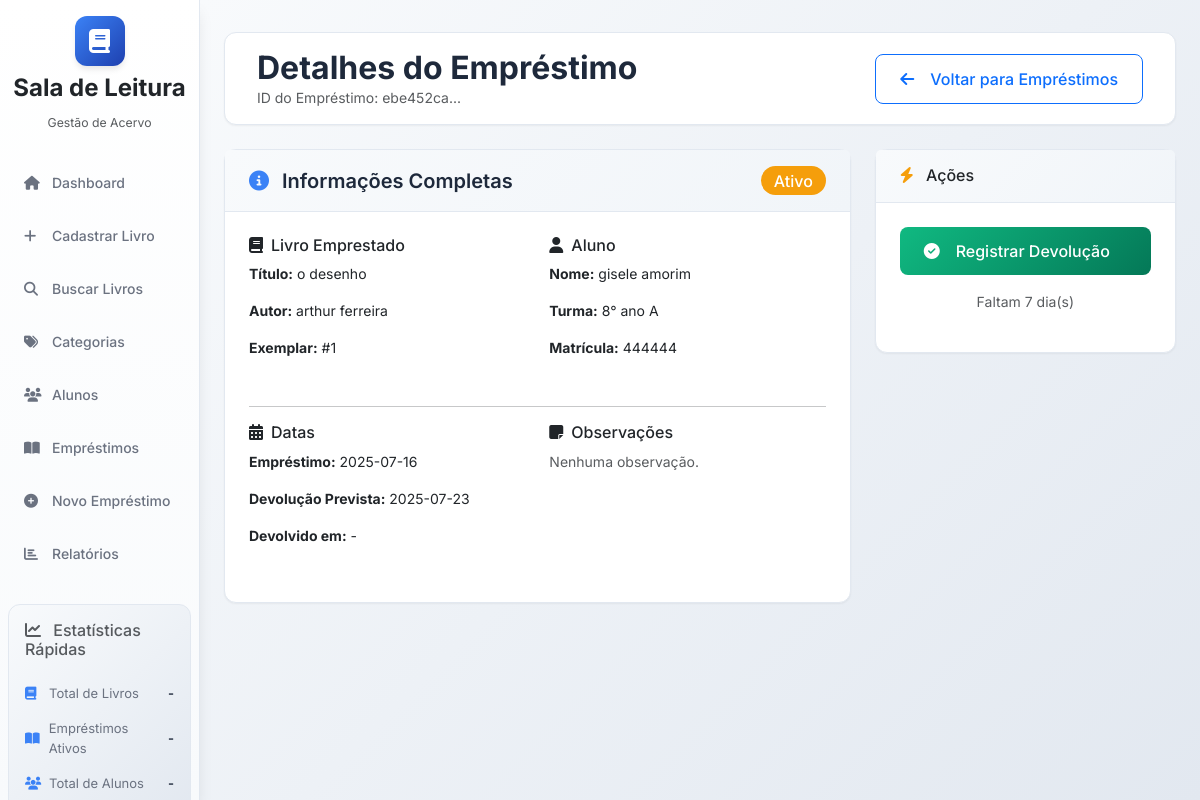
The app's page /loans/ebe452ca-b1a0-4fdb-859c-bb74093d62dc with its own data.
### database/models.py (models this page shows, shortened)
class Book(db.Model):
    __tablename__ = 'books'
    id = db.Column(db.String(36), primary_key=True, default=generate_uuid)
    title = db.Column(db.String(200), nullable=False)
    author = db.Column(db.String(200), nullable=False)
    isbn = db.Column(db.String(20), unique=True)
    total_copies = db.Column(db.Integer, nullable=False)
    category = db.Column(db.String(36), db.ForeignKey('categories.id'))
    publisher = db.Column(db.String(200))
    publication_year = db.Column(db.Integer)
    description = db.Column(db.Text)
    cover_image = db.Column(db.String(500))
    qr_code = db.Column(db.String(100), unique=True)
    created_date = db.Column(db.DateTime, default=datetime.utcnow)
    updated_date = db.Column(db.DateTime, default=datetime.utcnow, onupdate=datetime.utcnow)
    copies = db.relationship('BookCopy', backref='book', lazy=True, cascade='all, delete-orphan')
    loans = db.relationship('Loan', backref='book', lazy=True)

class BookCopy(db.Model):
    __tablename__ = 'book_copies'
    id = db.Column(db.String(36), primary_key=True, default=generate_uuid)
    book_id = db.Column(db.String(36), db.ForeignKey('books.id'), nullable=False)
    copy_number = db.Column(db.Integer, nullable=False)
    shelf = db.Column(db.String(10), nullable=False)
    shelf_section = db.Column(db.String(10), nullable=False)
    position_number = db.Column(db.Integer, nullable=False)
    status = db.Column(db.String(20), db.CheckConstraint("status IN ('available', 'loaned', 'maintenance', 'lost')"), default='available', nullable=False)
    condition = db.Column(db.String(20), db.CheckConstraint("condition IN ('excellent', 'good', 'fair', 'poor')"), default='good', nullable=False)
    notes = db.Column(db.Text)
    created_date = db.Column(db.DateTime, default=datetime.utcnow)
    updated_date = db.Column(db.DateTime, default=datetime.utcnow, onupdate=datetime.utcnow)
    loans = db.relationship('Loan', backref='book_copy', lazy=True)

class Student(db.Model):
    __tablename__ = 'students'
    id = db.Column(db.String(36), primary_key=True, default=generate_uuid)
    name = db.Column(db.String(200), nullable=False)
    class_room = db.Column(db.String(50), nullable=False)
    birth_year = db.Column(db.Integer, nullable=False)
    phone = db.Column(db.String(20))
    address = db.Column(db.Text)
    guardian_name = db.Column(db.String(200), nullable=False)
    guardian_phone = db.Column(db.String(20))
    registration_number = db.Column(db.String(50), unique=True)
    active = db.Column(db.Boolean, default=True)
    created_date = db.Column(db.DateTime, default=datetime.utcnow)
    updated_date = db.Column(db.DateTime, default=datetime.utcnow, onupdate=datetime.utcnow)
    loans = db.relationship('Loan', backref='student', lazy=True)

class Loan(db.Model):
    __tablename__ = 'loans'
    id = db.Column(db.String(36), primary_key=True, default=generate_uuid)
    student_id = db.Column(db.String(36), db.ForeignKey('students.id'), nullable=False)
    book_id = db.Column(db.String(36), db.ForeignKey('books.id'), nullable=False)
    book_copy_id = db.Column(db.String(36), db.ForeignKey('book_copies.id'), nullable=False)
    loan_date = db.Column(db.Date, nullable=False, default=datetime.utcnow().date)
    expected_return_date = db.Column(db.Date, nullable=False)
    actual_return_date = db.Column(db.Date)
    status = db.Column(db.String(20), db.CheckConstraint("status IN ('active', 'returned', 'overdue')"), default='active', nullable=False)
    notes = db.Column(db.Text)
    librarian_id = db.Column(db.String(36))  # Para futuras implementações
    created_date = db.Column(db.DateTime, default=datetime.utcnow)
    updated_date = db.Column(db.DateTime, default=datetime.utcnow, onupdate=datetime.utcnow)

### app.py (the view)
    @app.route('/loans/<loan_id>')
    def loan_details(loan_id):
        loan = Loan.query.get_or_404(loan_id)
        return render_template('loans/loan_details.html', loan=loan)

### utils/helpers.py (called while the page is built)
def format_date(value, format='%Y-%m-%d'):
    if value is None:
        return ""
    if isinstance(value, str):
        try:
            value = datetime.fromisoformat(value).date()
        except ValueError:
            return value
    elif not isinstance(value, (datetime, date)):
        return str(value)
    return value.strftime(format)

def days_remaining(value):
    if value is None:
        return 0
    if isinstance(value, datetime):
        value = value.date()
    elif not isinstance(value, date):
        try:
            value = datetime.fromisoformat(str(value)).date()
        except (ValueError, TypeError):
            return 0
    delta = value - date.today()
    return max(0, delta.days)  # Retorna 0 se a data já passou

### templates/loans/loan_details.html (shortened to what this page needs)
{% extends "base.html" %}
{% block content %}
<div class="main-header d-flex justify-content-between align-items-center py-3 mb-4">
    <div>
        <h1 class="h2 mb-0">Detalhes do Empréstimo</h1>
        <p class="text-muted mb-0">ID do Empréstimo: {{ loan.id[:8] }}...</p>
    </div>
    <a href__="{{ url_for('loans') }}" class="btn btn-outline-primary">
        <i class="fas fa-arrow-left me-2"></i>
        Voltar para Empréstimos
    </a>
</div>
<div class="row">
    <div class="col-lg-8">
        <div class="card fade-in">
            <div class="card-header d-flex justify-content-between align-items-center">
                <h5 class="mb-0">
                    <i class="fas fa-info-circle text-primary me-2"></i>
                    Informações Completas
                </h5>
                <div>
                    {% if loan.status == 'active' %}
                        <span class="badge bg-warning fs-6">Ativo</span>
                    {% elif loan.status == 'returned' %}
                        <span class="badge bg-success fs-6">Devolvido</span>
                    {% else %}
                        <span class="badge bg-danger fs-6">Atrasado</span>
                    {% endif %}
                </div>
            </div>
            <div class="card-body">
                <div class="row">
                    <div class="col-md-6 mb-3">
                        <h6><i class="fas fa-book me-2"></i>Livro Emprestado</h6>
                        <p><strong>Título:</strong> {{ loan.book.title }}</p>
                        <p><strong>Autor:</strong> {{ loan.book.author }}</p>
                        <p><strong>Exemplar:</strong> #{{ loan.book_copy.copy_number }}</p>
                    </div>
                    <div class="col-md-6 mb-3">
                        <h6><i class="fas fa-user me-2"></i>Aluno</h6>
                        <p><strong>Nome:</strong> {{ loan.student.name }}</p>
                        <p><strong>Turma:</strong> {{ loan.student.class_room }}</p>
                        <p><strong>Matrícula:</strong> {{ loan.student.registration_number or 'N/A' }}</p>
                    </div>
                </div>
                <hr>
                <div class="row">
                    <div class="col-md-6 mb-3">
                        <h6><i class="fas fa-calendar-alt me-2"></i>Datas</h6>
                        <p><strong>Empréstimo:</strong> {{ loan.loan_date|format_date }}</p>
                        <p><strong>Devolução Prevista:</strong> {{ loan.expected_return_date|format_date }}</p>
                        <p><strong>Devolvido em:</strong> {{ loan.actual_return_date|format_date if loan.actual_return_date else ' - ' }}</p>
                    </div>
                    <div class="col-md-6 mb-3">
                        <h6><i class="fas fa-sticky-note me-2"></i>Observações</h6>
                        <p class="text-muted">{{ loan.notes or 'Nenhuma observação.' }}</p>
                    </div>
                </div>
            </div>
        </div>
    </div>
    <div class="col-lg-4">
        <div class="card fade-in" style="animation-delay: 0.1s">
            <div class="card-header">
                <h6 class="mb-0">
                    <i class="fas fa-bolt text-warning me-2"></i>
                    Ações
                </h6>
            </div>
            <div class="card-body">
                {% if loan.status == 'active' %}
                    <form method="POST" action="{{ url_for('return_loan', loan_id=loan.id) }}" class="d-grid">
                        <button type="submit" class="btn btn-success">
                            <i class="fas fa-check-circle me-2"></i>
                            Registrar Devolução
                        </button>
                    </form>
                    <p class="text-muted text-center mt-3">
                        {% set remaining = loan.expected_return_date|days_remaining %}
                        {% if remaining < 0 %}
                            <strong class="text-danger">Atrasado há {{ -remaining }} dia(s)</strong>
                        {% elif remaining == 0 %}
                            <strong>Vence hoje!</strong>
                        {% else %}
                            Faltam {{ remaining }} dia(s)
                        {% endif %}
                    </p>
                {% else %}
                    <div class="text-center">
                        <i class="fas fa-check-circle fa-2x text-success mb-2"></i>
                        <p>Este empréstimo já foi finalizado.</p>
                    </div>
                {% endif %}
            </div>
        </div>
    </div>
</div>
{% endblock %}

### static/css/style.css (style rules this page uses)
:root { --primary-color: #3b82f6; --secondary-color: #6b7280; --success-color: #10b981; --warning-color: #f59e0b; --danger-color: #ef4444; --info-color: #06b6d4; --light-color: #f8fafc; --dark-color: #1e293b; --border-color: #e2e8f0; --shadow-sm: 0 1px 2px 0 rgba(0, 0, 0, 0.05); --shadow-md: 0 4px 6px -1px rgba(0, 0, 0, 0.1); --shadow-lg: 0 10px 15px -3px rgba(0, 0, 0, 0.1); }
* { margin: 0; padding: 0; box-sizing: border-box; }
body { font-family: 'Inter', sans-serif; font-size: 14px; line-height: 1.5; color: var(--dark-color); background: linear-gradient(135deg, #f8fafc 0%, #e2e8f0 100%); min-height: 100vh; }
.main-header { background: white; border-radius: 12px; padding: 2rem; margin-bottom: 2rem; box-shadow: var(--shadow-sm); border: 1px solid var(--border-color); }
.main-header h1 { color: var(--dark-color); font-weight: 700; margin-bottom: 0.5rem; }
.card { border: 1px solid var(--border-color); border-radius: 12px; box-shadow: var(--shadow-sm); background: white; transition: all 0.2s ease; }
.card-header { background: linear-gradient(135deg, #f8fafc 0%, #f1f5f9 100%); border-bottom: 1px solid var(--border-color); padding: 1rem 1.5rem; border-radius: 12px 12px 0 0; }
.card-header h5 { font-weight: 600; color: var(--dark-color); margin: 0; }
.card-body { padding: 1.5rem; }
.btn { border-radius: 8px; font-weight: 500; padding: 0.75rem 1.5rem; transition: all 0.2s ease; display: inline-flex; align-items: center; gap: 0.5rem; }
.btn-success { background: linear-gradient(135deg, var(--success-color) 0%, #047857 100%); border: none; color: white; }
.fade-in { animation: fadeIn 0.6s ease-out; }
.badge { font-size: 11px; font-weight: 500; padding: 0.4em 0.8em; border-radius: 20px; }
.text-primary { color: var(--primary-color) !important; }
.text-warning { color: var(--warning-color) !important; }
.bg-warning { background-color: var(--warning-color) !important; }

### records on screen
Book: book "o desenho", book.author "arthur ferreira"
BookCopy: book_copy.copy_number "1"
Student: student.name "gisele amorim", student.class_room "8° ano A", student "444444"
Loan: loan_date "2025-07-16", expected_return_date "2025-07-23", actual_return_date "-", notes "Nenhuma observação."

### other values on screen
{{ loan.id[:8] }} "ebe452ca"
{{ remaining }} "7"
